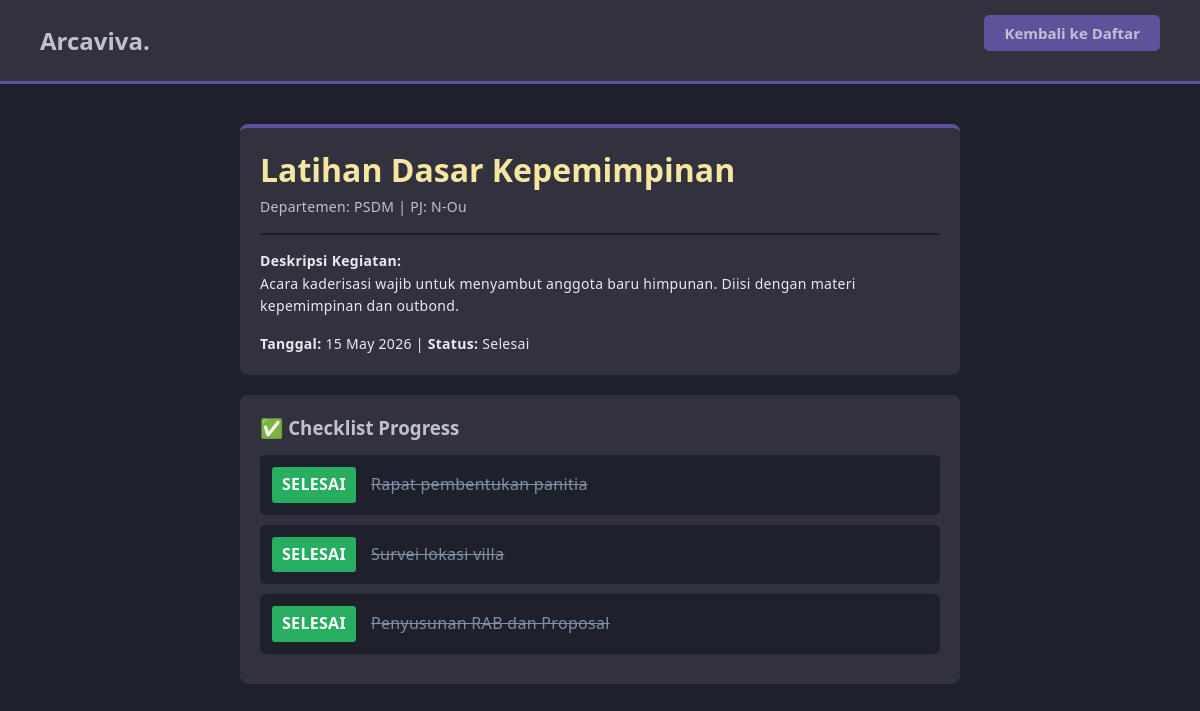
/pages/detail_proker.php?id=1, run on the app's committed database.
### tables this page shows
CREATE TABLE `proker` (
  `id_proker` int(11) NOT NULL,
  `id_dept` int(11) DEFAULT NULL,
  `nama_proker` varchar(100) DEFAULT NULL,
  `pj_proker` varchar(100) DEFAULT NULL,
  `deskripsi` text DEFAULT NULL,
  `tgl_pelaksanaan` date DEFAULT NULL,
  `status` enum('Belum Mulai','Sedang Berjalan','Selesai') DEFAULT NULL,
  `created` timestamp NOT NULL DEFAULT current_timestamp()
);

CREATE TABLE `dept` (
  `id_dept` int(11) NOT NULL,
  `nama_dept` varchar(100) DEFAULT NULL,
  `tentang_dept` text DEFAULT NULL
);

CREATE TABLE `timeline` (
  `id_timeline` int(11) NOT NULL,
  `id_proker` int(11) DEFAULT NULL,
  `tugas` varchar(255) DEFAULT NULL,
  `is_done` tinyint(1) DEFAULT 0
);

### config/functions.php (called while the page is built, shortened)
<?php
require 'database.php';
function query($query) {
    global $conn;
    $result = mysqli_query($conn, $query);
    $rows = [];
    while ($row = mysqli_fetch_assoc($result)) {
        $rows[] = $row;
    }
    return $rows;
}
?>

### pages/detail_proker.php (the view, shortened to what this page needs)
<?php
require '../config/functions.php';
$id_proker = $_GET["id"];
$proker = query("SELECT proker.*, dept.nama_dept FROM proker JOIN dept ON proker.id_dept = dept.id_dept WHERE id_proker = $id_proker")[0];
$timeline = query("SELECT * FROM timeline WHERE id_proker = $id_proker");
?>
<!DOCTYPE html>
<html lang="id">
<head>
    <link rel="stylesheet" href="../assets/css/style.css">
</head>
<body>
    <nav class="navbar">
        <h2>Arcaviva.</h2>
        <ul class="nav-links">
            <li><a href="proker.php" class="btn">Kembali ke Daftar</a></li>
        </ul>
    </nav>
    <div class="container" style="max-width: 800px; margin: auto;">
        <div class="card" style="border-top: 4px solid #60519b;">
            <h1 style="color: #f7e6a1;"><?= $proker['nama_proker']; ?></h1>
            <p style="margin-top: 5px; color: #bfc0d1;">Departemen: <?= $proker['nama_dept']; ?> | PJ: <?= $proker['pj_proker']; ?></p>
            <hr style="border: 1px solid #1e202c; margin: 15px 0;">
            <p><strong>Deskripsi Kegiatan:</strong><br><?= nl2br($proker['deskripsi']); ?></p>
            <p style="margin-top: 15px;"><strong>Tanggal:</strong> <?= date('d F Y', strtotime($proker['tgl_pelaksanaan'])); ?> | <strong>Status:</strong> <?= $proker['status']; ?></p>
        </div>
        <div class="card">
            <h3 style="margin-bottom: 15px;">✅ Checklist Progress</h3>
            <?php if(empty($timeline)) { ?>
                <p>Belum ada timeline/tugas yang ditambahkan oleh Admin.</p>
            <?php } else { ?>
                <ul style="list-style: none;">
                    <?php foreach($timeline as $t) { ?>
                        <li style="padding: 12px; background: #1e202c; margin-bottom: 10px; border-radius: 5px; display: flex; align-items: center; gap: 15px;">
                            <?php if($t['is_done']) { ?>
                                <span style="background-color: #27ae60; padding: 5px 10px; border-radius: 3px; font-weight: bold; color: white;">SELESAI</span>
                                <span style="text-decoration: line-through; color: #7f8fa6;"><?= $t['tugas']; ?></span>
                            <?php } else { ?>
                                <span style="background-color: #e74c3c; padding: 5px 10px; border-radius: 3px; font-weight: bold; color: white;">BELUM</span>
                                <span><?= $t['tugas']; ?></span>
                            <?php } ?>
                        </li>
                    <?php } ?>
                </ul>
            <?php } ?>
        </div>
    </div>
</body>
</html>

### assets/css/style.css (style rules this page uses)
* { margin: 0; padding: 0; box-sizing: border-box; font-family: 'Segoe UI', Tahoma, sans-serif; }
body { background-color: #1e202c; color: #bfc0d1; }
.navbar { background-color: #31323e; padding: 15px 40px; display: flex; justify-content: space-between; align-items: center; border-bottom: 3px solid #60519b; }
.nav-links { list-style: none; display: flex; align-items: center; gap: 25px; margin: 0; }
.nav-links li { position: relative; padding-bottom: 15px; }
.nav-links a { color: #bfc0d1; text-decoration: none; font-weight: 600; font-size: 15px; transition: all 0.3s ease; }
.container { padding: 40px; }
.card { background-color: #31323e; padding: 20px; border-radius: 8px; margin-bottom: 20px; }
.btn { background-color: #60519b; color: #bfc0d1; border: none; padding: 8px 15px; border-radius: 5px; cursor: pointer; text-decoration: none; }
.nav-links a.btn { padding: 8px 20px; border-radius: 5px; display: inline-block; }
p, small, label, td, span { color: #e8e9f3; line-height: 1.6; letter-spacing: 0.3px; }
p { font-size: 14px; }

### data on the page
proker: nama_proker "Latihan Dasar Kepemimpinan", id_dept.nama_dept "PSDM", pj_proker "N-Ou", deskripsi "Acara kaderisasi wajib untuk menyambut anggota baru himpunan. Diisi dengan materi kepemimpinan dan outbond.", tgl_pelaksanaan "15 May 2026", status "Selesai"
timeline: tugas "Rapat pembentukan panitia"
timeline: tugas "Survei lokasi villa"
timeline: tugas "Penyusunan RAB dan Proposal"
